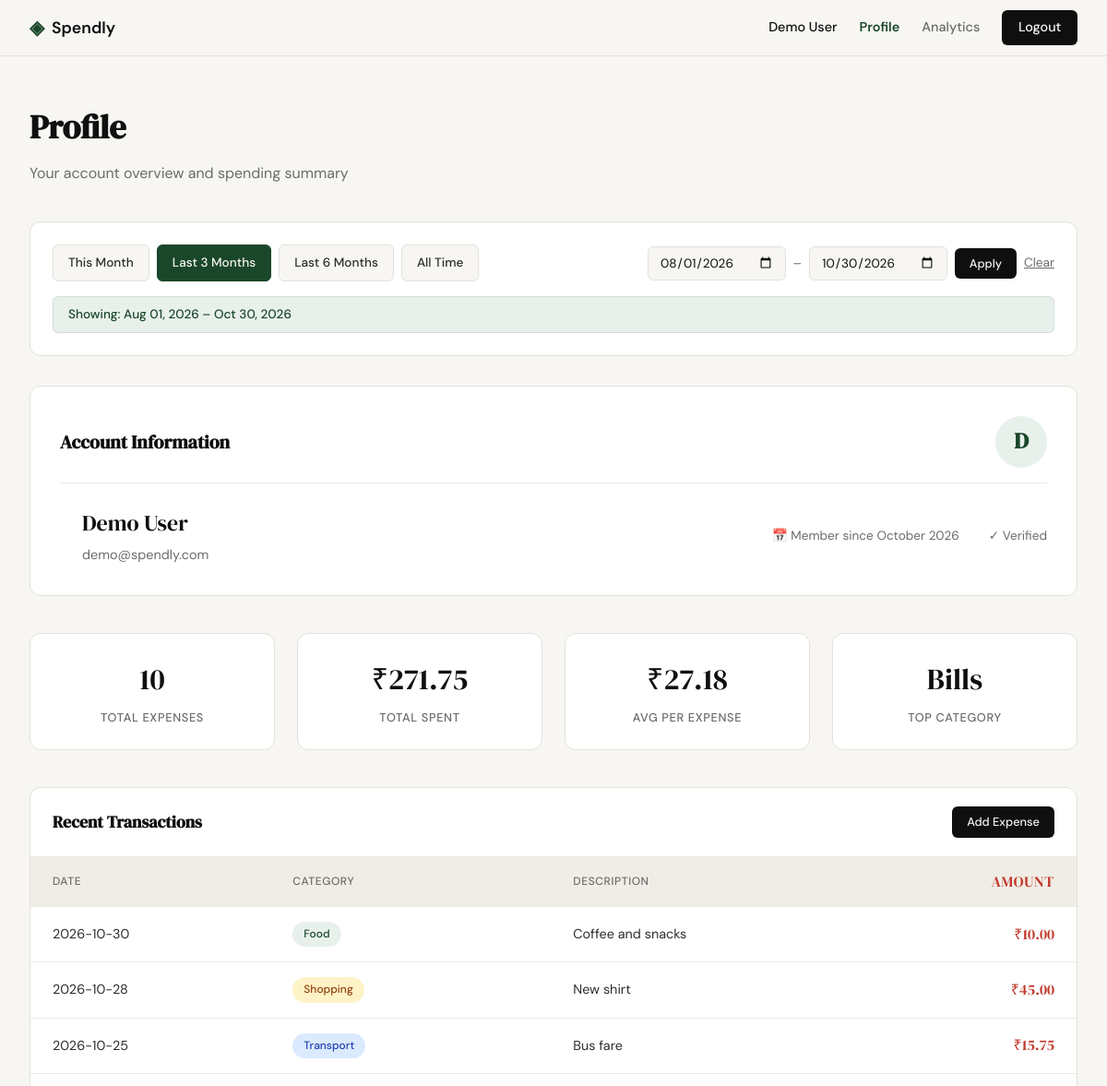
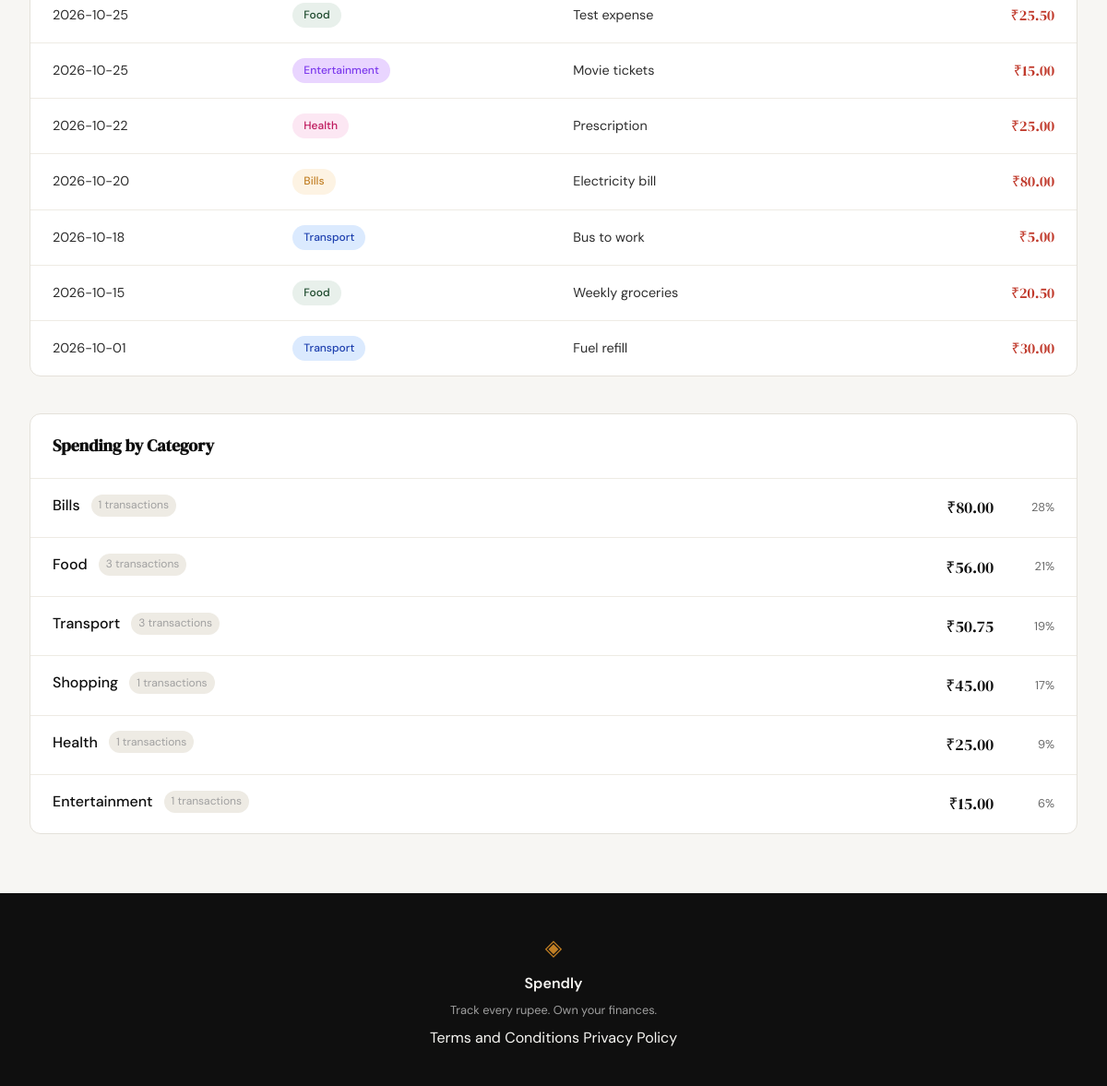
The page /profile?date_from=2026-08-01&date_to=2026-10-30 (signed in) on the database its author committed (2 pictures, top to bottom).
### tables this page shows
CREATE TABLE users (
            id INTEGER PRIMARY KEY AUTOINCREMENT,
            name TEXT NOT NULL,
            email TEXT UNIQUE NOT NULL,
            password_hash TEXT NOT NULL,
            created_at TEXT DEFAULT CURRENT_TIMESTAMP
        );

CREATE TABLE expenses (
            id INTEGER PRIMARY KEY AUTOINCREMENT,
            user_id INTEGER NOT NULL REFERENCES users(id),
            amount REAL NOT NULL,
            category TEXT NOT NULL,
            date TEXT NOT NULL,
            description TEXT,
            created_at TEXT DEFAULT CURRENT_TIMESTAMP
        );

### app.py (the view)
@app.route("/profile")
def profile():
    if not session.get("user_id"):
        flash("Please sign in to view your profile", "error")
        return redirect(url_for("login"))
    user_id = session["user_id"]
    user = get_user_profile(user_id)
    if not user:
        flash("User not found", "error")
        return redirect(url_for("logout"))
    date_from_str = request.args.get("date_from", "").strip()
    date_to_str = request.args.get("date_to", "").strip()
    date_from = None
    date_to = None
    active_preset = None
    if date_from_str:
        try:
            datetime.strptime(date_from_str, "%Y-%m-%d")
            date_from = date_from_str
        except ValueError:
            pass  # Invalid format - ignore
    if date_to_str:
        try:
            datetime.strptime(date_to_str, "%Y-%m-%d")
            date_to = date_to_str
        except ValueError:
            pass  # Invalid format - ignore
    if date_from and date_to and date_from > date_to:
        flash("Start date must be before end date.", "error")
        date_from = None
        date_to = None
    today = datetime.now().date()
    presets = {
        "this_month": {
            "label": "This Month",
            "date_from": today.replace(day=1).isoformat(),
            "date_to": today.isoformat()
        },
        "last_3_months": {
            "label": "Last 3 Months",
            "date_from": (today - timedelta(days=90)).isoformat(),
            "date_to": today.isoformat()
        },
        "last_6_months": {
            "label": "Last 6 Months",
            "date_from": (today - timedelta(days=180)).isoformat(),
            "date_to": today.isoformat()
        }
    }
    if date_from and date_to:
        for key, preset in presets.items():
            if preset["date_from"] == date_from and preset["date_to"] == date_to:
                active_preset = key
                break
    stats_raw = get_summary_stats(user_id, date_from, date_to)
    transactions = get_recent_transactions(user_id, limit=10, date_from=date_from, date_to=date_to)
    categories = get_category_breakdown(user_id, date_from, date_to)
    stats = {
        "total_expenses": stats_raw["transaction_count"],
        "total_spent": stats_raw["total_spent"],
        "avg_per_expense": round(stats_raw["avg_per_expense"], 2) if stats_raw["transaction_count"] > 0 else 0,
        "top_category": stats_raw["top_category"] or "—"
    }
    filter_display = None
    if date_from and date_to:
        try:
            from_dt = datetime.strptime(date_from, "%Y-%m-%d")
            to_dt = datetime.strptime(date_to, "%Y-%m-%d")
            filter_display = f"Showing: {from_dt.strftime('%b %d, %Y')} – {to_dt.strftime('%b %d, %Y')}"
        except Exception:
            filter_display = "Filtered"
    return render_template("profile.html",
                          user=user,
                          stats=stats,
                          transactions=transactions,
                          categories=categories,
                          date_from=date_from,
                          date_to=date_to,
                          active_preset=active_preset,
                          filter_display=filter_display,
                          presets=presets)

### database/db.py (called while the page is built)
def get_db():
    db_path = os.path.join(os.path.dirname(os.path.dirname(os.path.abspath(__file__))), "spendly.db")
    conn = sqlite3.connect(db_path)
    conn.row_factory = sqlite3.Row
    conn.execute("PRAGMA foreign_keys = ON")
    return conn

### database/queries.py (called while the page is built)
def get_user_by_id(user_id: int) -> dict | None:
    conn = get_db()
    cursor = conn.cursor()
    cursor.execute("SELECT * FROM users WHERE id = ?", (user_id,))
    user = cursor.fetchone()
    conn.close()
    if user:
        created = user["created_at"]
        try:
            dt = datetime.fromisoformat(created.replace("Z", "+00:00"))
            member_since = dt.strftime("%B %Y")
        except Exception:
            member_since = "Unknown"
        return {
            "name": user["name"],
            "email": user["email"],
            "member_since": member_since
        }
    return None

def _build_date_filter(date_from: Optional[str], date_to: Optional[str]) -> tuple[str, list]:
    if date_from and date_to:
        return "AND date BETWEEN ? AND ?", [date_from, date_to]
    return "", []

def get_recent_transactions(user_id: int, limit: int = 10, date_from: Optional[str] = None, date_to: Optional[str] = None) -> list:
    conn = get_db()
    cursor = conn.cursor()
    date_where, date_params = _build_date_filter(date_from, date_to)
    base_params = [user_id] + date_params + [limit]
    cursor.execute(f"""
        SELECT date, category, description, amount
        FROM expenses WHERE user_id = ? {date_where}
        ORDER BY date DESC, id DESC
        LIMIT ?
    """, base_params)
    transactions = [dict(row) for row in cursor.fetchall()]
    conn.close()
    return transactions

### templates/profile.html (shortened to what this page needs)
{% extends "base.html" %}
{% block content %}
<section class="profile-section">
    <header class="profile-header">
        <h1 class="profile-title">Profile</h1>
        <p class="profile-subtitle">Your account overview and spending summary</p>
    </header>
    <div class="filter-bar">
        <div class="filter-presets">
            <a href="{{ url_for('profile', date_from=presets.this_month.date_from, date_to=presets.this_month.date_to) }}"
               class="filter-preset-btn {% if active_preset == 'this_month' %}active{% endif %}">
                This Month
            </a>
            <a href="{{ url_for('profile', date_from=presets.last_3_months.date_from, date_to=presets.last_3_months.date_to) }}"
               class="filter-preset-btn {% if active_preset == 'last_3_months' %}active{% endif %}">
                Last 3 Months
            </a>
            <a href="{{ url_for('profile', date_from=presets.last_6_months.date_from, date_to=presets.last_6_months.date_to) }}"
               class="filter-preset-btn {% if active_preset == 'last_6_months' %}active{% endif %}">
                Last 6 Months
            </a>
            <a href="{{ url_for('profile') }}"
               class="filter-preset-btn {% if active_preset is none and not date_from and not date_to %}active{% endif %}">
                All Time
            </a>
        </div>
        <form class="filter-custom" method="GET" action="{{ url_for('profile') }}">
            <input type="date" id="date_from" name="date_from" value="{{ date_from or '' }}"
                   {% if date_from and not active_preset %}style="font-weight: 600;"{% endif %}>
            <span class="filter-separator">–</span>
            <input type="date" id="date_to" name="date_to" value="{{ date_to or '' }}"
                   {% if date_to and not active_preset %}style="font-weight: 600;"{% endif %}>
            <button type="submit" class="btn-primary btn-sm">Apply</button>
            {% if date_from or date_to %}
            <a href="{{ url_for('profile') }}" class="filter-clear">Clear</a>
            {% endif %}
        </form>
        {% if filter_display %}
        <div class="filter-badge">{{ filter_display }}</div>
        {% endif %}
    </div>
    <div class="profile-card">
        <div class="profile-card-header">
            <h2 class="profile-card-title">Account Information</h2>
            <div class="profile-user-avatar">
                {{ user.name[0].upper() }}
            </div>
        </div>
        <div style="display: flex; align-items: center; gap: 1.5rem; flex-wrap: wrap;">
            <div class="profile-user-info">
                <div class="profile-user-name">{{ user.name }}</div>
                <div class="profile-user-email">{{ user.email }}</div>
            </div>
            <div class="profile-user-meta">
                <span>📅 Member since {{ user.member_since }}</span>
                <span>✓ Verified</span>
            </div>
        </div>
    </div>
    <div class="stats-grid">
        <div class="stat-card">
            <div class="stat-value">{{ stats.total_expenses }}</div>
            <div class="stat-label">Total Expenses</div>
        </div>
        <div class="stat-card">
            <div class="stat-value">₹{{ "{:,.2f}".format(stats.total_spent) }}</div>
            <div class="stat-label">Total Spent</div>
        </div>
        <div class="stat-card">
            <div class="stat-value">₹{{ "{:,.2f}".format(stats.avg_per_expense) }}</div>
            <div class="stat-label">Avg per Expense</div>
        </div>
        <div class="stat-card">
            <div class="stat-value">{{ stats.top_category }}</div>
            <div class="stat-label">Top Category</div>
        </div>
    </div>
    <div class="table-section">
        <div class="table-section-header">
            <h3 class="table-section-title">Recent Transactions</h3>
            <a href="{{ url_for('add_expense') }}" class="btn-primary" style="font-size: 0.8rem; padding: 0.4rem 1rem;">Add Expense</a>
        </div>
        {% if transactions %}
        <table class="transactions-table">
            <thead>
                <tr>
                    <th>Date</th>
                    <th>Category</th>
                    <th>Description</th>
                    <th class="amount">Amount</th>
                </tr>
            </thead>
            <tbody>
                {% for txn in transactions %}
                <tr>
                    <td>{{ txn.date }}</td>
                    <td>
                        <span class="category-badge category-badge-{{ txn.category.lower() }}">
                            {{ txn.category }}
                        </span>
                    </td>
                    <td>{{ txn.description }}</td>
                    <td class="amount">₹{{ "{:,.2f}".format(txn.amount) }}</td>
                </tr>
                {% endfor %}
            </tbody>
        </table>
        {% else %}
        <div class="empty-state">
            <div class="empty-state-icon">📝</div>
            <p>No transactions yet. <a href="{{ url_for('add_expense') }}" style="color: var(--accent);">Add your first expense</a></p>
        </div>
        {% endif %}
    </div>
    <div class="category-section">
        <div class="table-section-header">
            <h3 class="table-section-title">Spending by Category</h3>
        </div>
        <div class="category-list">
            {% for cat in categories %}
            <div class="category-item">
                <div class="category-item-info">
                    <div class="category-item-header">
                        <span class="category-item-name">{{ cat.category }}</span>
                        <span class="category-item-count">{{ cat.count }} transactions</span>
                    </div>
                </div>
                <div class="category-item-amount">₹{{ "{:,.2f}".format(cat.amount) }}</div>
                <div class="category-item-percentage">{{ cat.percentage }}%</div>
            </div>
            {% endfor %}
        </div>
    </div>
</section>
{% endblock %}

### templates/base.html (shortened to what this page needs)
<!DOCTYPE html>
<html lang="en">
<head>
    <link rel="stylesheet" href="{{ url_for('static', filename='css/style.css') }}">
</head>
<body>
    <nav class="navbar">
        <div class="nav-inner">
            <a href="{{ url_for('landing') }}" class="nav-brand">
                <span class="brand-icon">◈</span>
                <span class="brand-name">Spendly</span>
            </a>
            <div class="nav-links">
                {% if session.user_id %}
                    <span class="nav-user">{{ session.user_name }}</span>
                    <a href="{{ url_for('profile') }}" {% if request.endpoint == 'profile' %}class="active"{% endif %}>Profile</a>
                    <a href="{{ url_for('analytics') }}" {% if request.endpoint == 'analytics' %}class="active"{% endif %}>Analytics</a>
                    <a href="{{ url_for('logout') }}" class="nav-cta">Logout</a>
                {% else %}
                    <a href="{{ url_for('login') }}">Sign in</a>
                    <a href="{{ url_for('register') }}" class="nav-cta">Get started</a>
                {% endif %}
            </div>
        </div>
    </nav>
    <main class="main-content">
        {% block content %}{% endblock %}
    </main>
    <footer class="footer">
        <div class="footer-inner">
            <span class="brand-icon">◈</span>
            <span class="footer-name">Spendly</span>
            <p class="footer-copy">Track every rupee. Own your finances.</p>
            <div class="footer-links">
                <a href="{{ url_for('terms') }}">Terms and Conditions</a>
                <a href="{{ url_for('privacy') }}">Privacy Policy</a>
            </div>
        </div>
    </footer>
</body>
</html>

### rows shown on the page
users: user_name "Demo User", name "D", name "Demo User", email "demo@spendly.com"
expenses: top_category "Bills", date "2026-10-20", category "Bills", description "Electricity bill", amount "80.00", count "1", percentage "28"
expenses: date "2026-10-30", category "Food", description "Coffee and snacks", amount "10.00"
expenses: date "2026-10-28", category "Shopping", description "New shirt", amount "45.00", count "1", percentage "17"
expenses: date "2026-10-25", category "Transport", description "Bus fare", amount "15.75"
expenses: date "2026-10-25", category "Food", description "Test expense", amount "25.50"
expenses: date "2026-10-25", category "Entertainment", description "Movie tickets", amount "15.00", count "1", percentage "6"
expenses: date "2026-10-22", category "Health", description "Prescription", amount "25.00", count "1", percentage "9"
expenses: date "2026-10-18", category "Transport", description "Bus to work", amount "5.00"
expenses: date "2026-10-15", category "Food", description "Weekly groceries", amount "20.50"
expenses: date "2026-10-01", category "Transport", description "Fuel refill", amount "30.00"

### other values the page prints
{{ filter_display }} "Showing: Aug 01, 2026 – Oct 30, 2026"
{{ user.member_since }} "October 2026"
{{ stats.total_expenses }} "10"
{{ "{:,.2f}".format(stats.total_spent) }} "271.75"
{{ "{:,.2f}".format(stats.avg_per_expense) }} "27.18"
{{ cat.category }} "Food" "Transport"
{{ cat.count }} "3" "3"
{{ "{:,.2f}".format(cat.amount) }} "56.00" "50.75"
{{ cat.percentage }} "21" "19"
